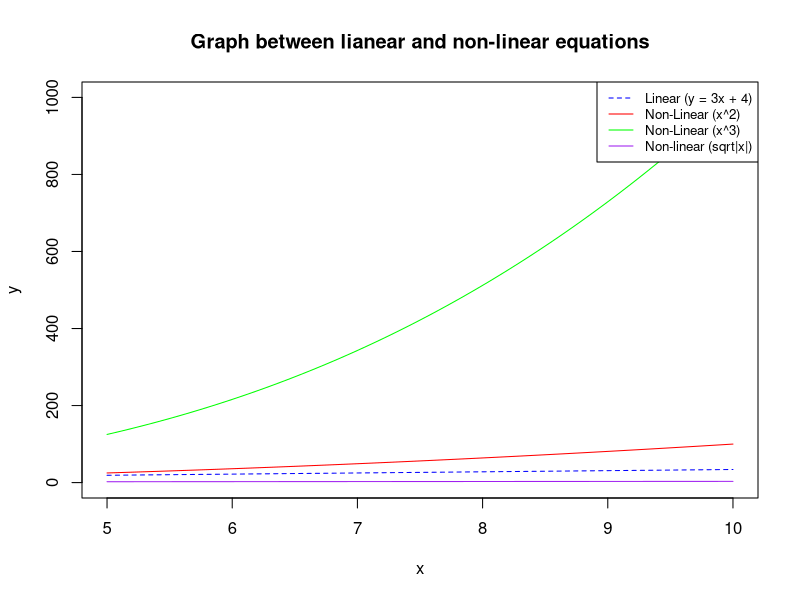

This chart was generated by the following R code:
x <- seq(5,10, by = 0.1)

m <- 3
c <- 4

eqn <- m*x + c
eqn1 <- x^2
eqn2 <- x^3
eqn3 <- sqrt(abs(x))

plot(x,eqn,col = 'blue', type = 'l', lty = 2,
     main = 'Graph between lianear and non-linear equations',
     xlab = 'x', ylab = 'y',
     ylim = c(0,1000))

lines(x,eqn1,col = 'red')
lines(x,eqn2,col = 'green')
lines(x,eqn3,col = 'purple')

legend('topright', legend = c('Linear (y = 3x + 4)','Non-Linear (x^2)','Non-Linear (x^3)','Non-linear (sqrt|x|)'),
       col = c('blue','red','green','purple'),
       lty = c(2,1,1,1),
       cex = 0.8)